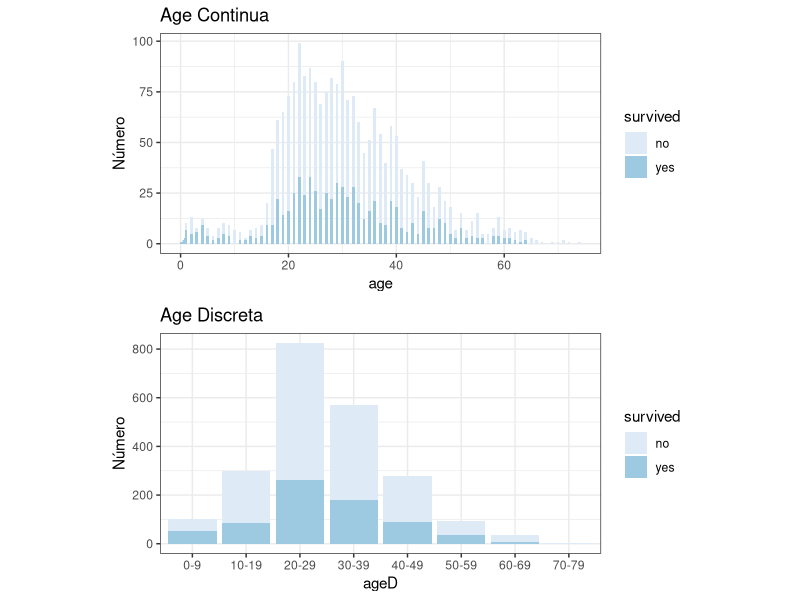
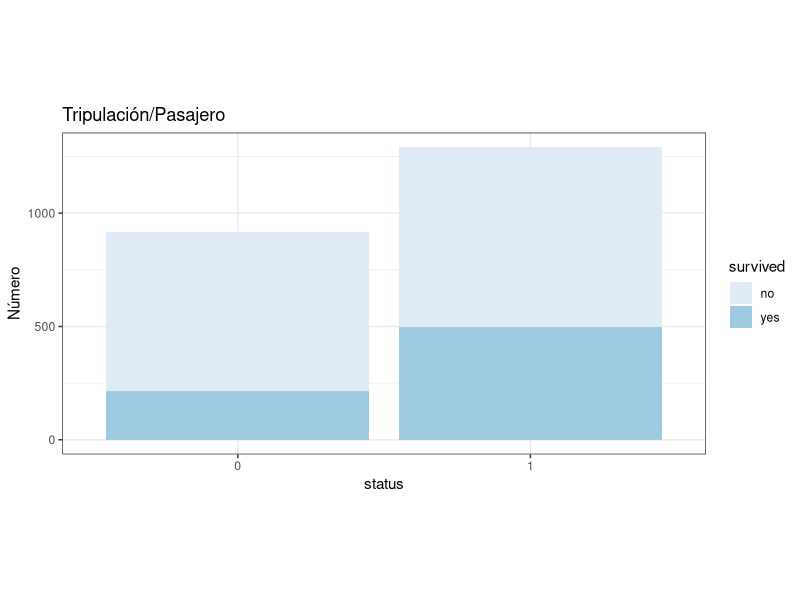
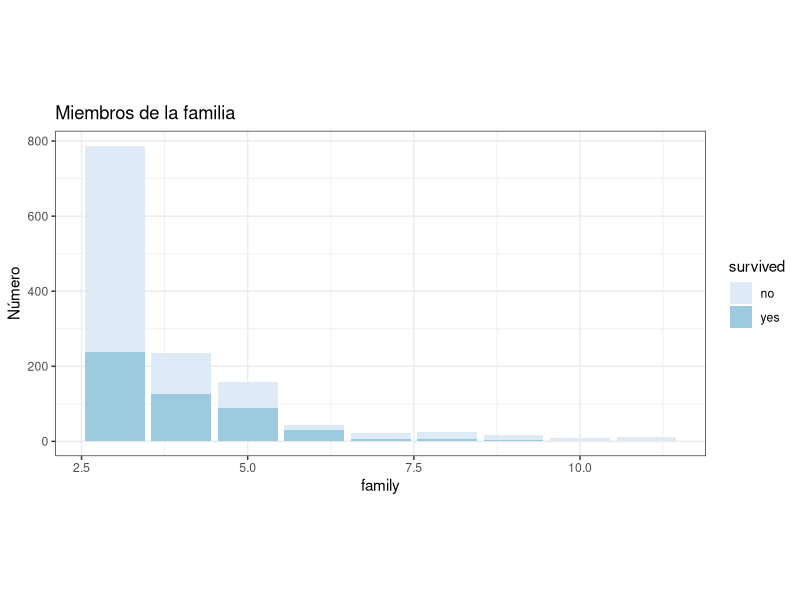
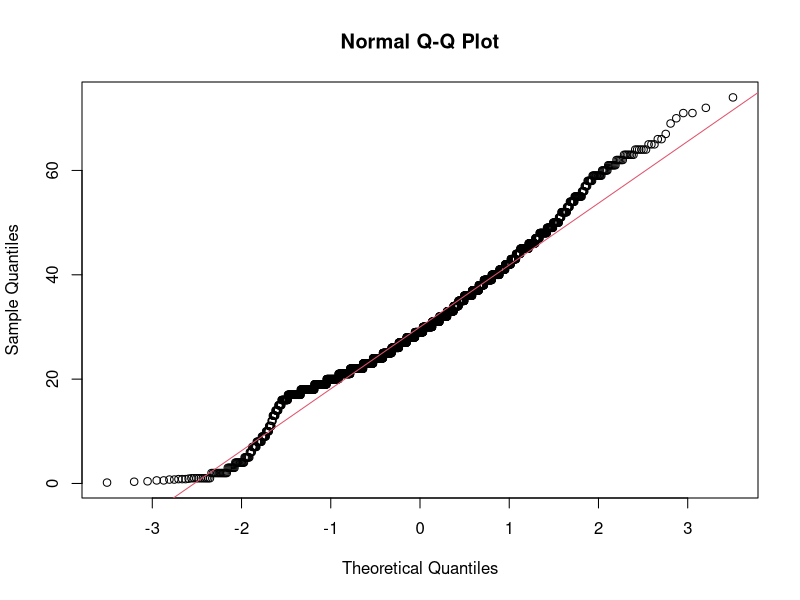
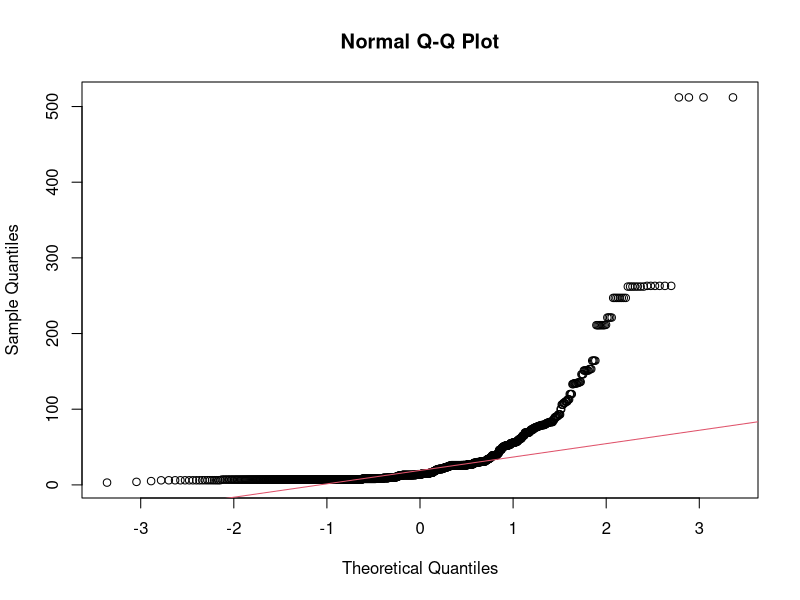
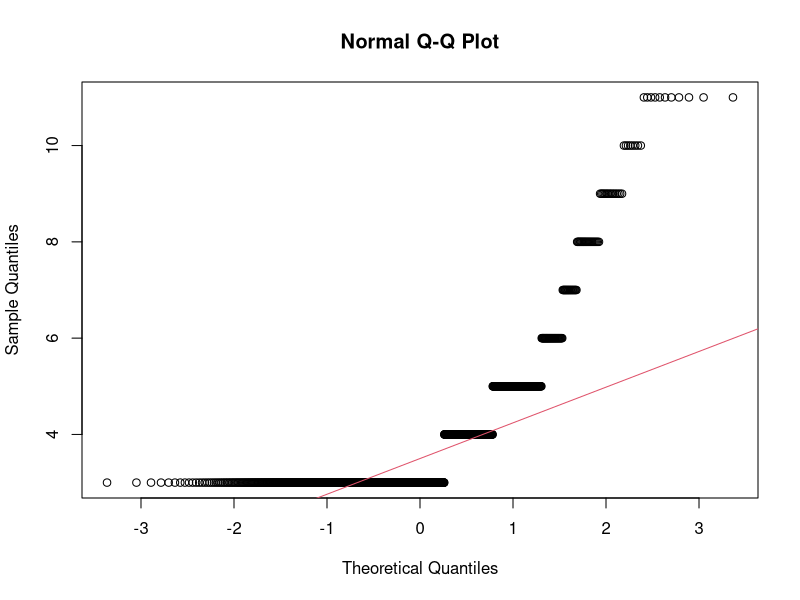

R code for these plots, in order:
## ---- chunk 1
knitr::opts_chunk$set(echo = TRUE)
## ---- chunk 2
# Cargamos las librerías
library(ggplot2)
library(dplyr)
library(RColorBrewer)
library(scales)
library(stats)
theme_set(theme_bw())

# Cargamos el dataset
ds <- read.csv("./data/titanic.csv", header=TRUE, fileEncoding="UTF-8")

#Hacemos una primera inspección
str(ds)
summary(ds)

#Convertimos las variables carácter a variables factor
ds$gender = as.factor(ds$gender)
ds$class = as.factor(ds$class)
ds$embarked = as.factor(ds$embarked)
# ds$country = as.factor(ds$country) # Possee NAs que vamos a imputar, por lo tanto realizamos el factor después de tratar sus valores.
ds$sibsp = as.factor(ds$sibsp)
ds$parch = as.factor(ds$parch)
ds$survived = as.factor(ds$survived)
str(ds)
## ---- chunk 3
sum(is.na(ds))
## ---- chunk 4
colSums(is.na(ds))
## ---- chunk 5
index_is_na_age <- which(is.na(ds$age))

ds[c(index_is_na_age),]
## ---- chunk 6
which(ds$country=='Bulgaria') # para detectar todos aquellos que sean de Bulgaria

as.integer(mean(ds[c(which( ds$country=='Bulgaria' )) , 'age'], na.rm = TRUE)) # media de los de Bulgaria
## ---- chunk 7
ds[c(index_is_na_age),]$age <- as.integer(mean(ds[c(which( ds$country=='Bulgaria' )) , 'age'], na.rm = TRUE))

ds[c(index_is_na_age),]
## ---- chunk 8
ds[c(which(is.na(ds$country))),]$country <- "UNKNOWN"
ds$country = as.factor(ds$country) # convertimos a factor
## ---- chunk 9
colSums(is.na(ds))
## ---- chunk 10
ds = select(ds, -name, -ticketno)
str(ds)
## ---- chunk 11
#Edad discretizada con un método simple de intervalos de igual amplitud.
summary(ds[,"age"])
ds["ageD"] = cut(ds$age, breaks = c(0,10,20,30,40,50,60,70,100), labels = c("0-9", "10-19", "20-29", "30-39","40-49","50-59","60-69","70-79"))
g1 <- ggplot(ds, aes(x = age, fill=survived))+geom_bar(width=0.5)+scale_fill_brewer(palette="Blues")+theme(aspect.ratio = 0.5)+ggtitle("Age Continua")+ylab("Número")
g2 = ggplot(ds, aes(x = ageD, fill=survived)) + geom_bar()+scale_fill_brewer(palette="Blues")+theme(aspect.ratio = 0.5)+ggtitle("Age Discreta")+ylab("Número")
gridExtra::grid.arrange(g1, g2, ncol=1)
## ---- chunk 12
#Nueva variable para identificar pasajeros y miembros de la tripulación
ds$status = ds$fare
ds$status[is.na(ds$status)] = 0
ds$status[ds$status != 0] = 1
ds$status = as.factor(ds$status)
g3 = ggplot(ds, aes(x = status, fill=survived))+ geom_bar()+scale_fill_brewer(palette="Blues")+theme(aspect.ratio = 0.5)+ggtitle("Tripulación/Pasajero")+ylab("Número")
g3
## ---- chunk 13
#Nueva variable para calcular el tamaño de la familia entre los pasajeros
ds$sibspN = as.numeric(ds$sibsp)
ds$parchN = as.numeric(ds$parch)
ds$family = ds$sibspN + ds$parchN +1
ds = select(ds, -sibspN, -parchN)
g4 = ggplot(ds,aes(x=family,fill=survived))+geom_bar()+scale_fill_brewer(palette="Blues")+theme(aspect.ratio = 0.5)+ggtitle("Miembros de la familia")+ylab("Número")
g4
  
## ---- chunk 14
summary(ds)
## ---- chunk 15
shapiro.test(ds$age)
shapiro.test(ds$fare)
shapiro.test(ds$family)
## ---- chunk 16
qqnorm(ds$age);qqline(ds$age, col = 2)
qqnorm(ds$fare);qqline(ds$fare, col = 2)
qqnorm(ds$family);qqline(ds$family, col = 2)
## ---- chunk 17
fligner.test(age ~ survived, data = ds)
fligner.test(fare ~ survived, data = ds)
fligner.test(family ~ survived, data = ds)
